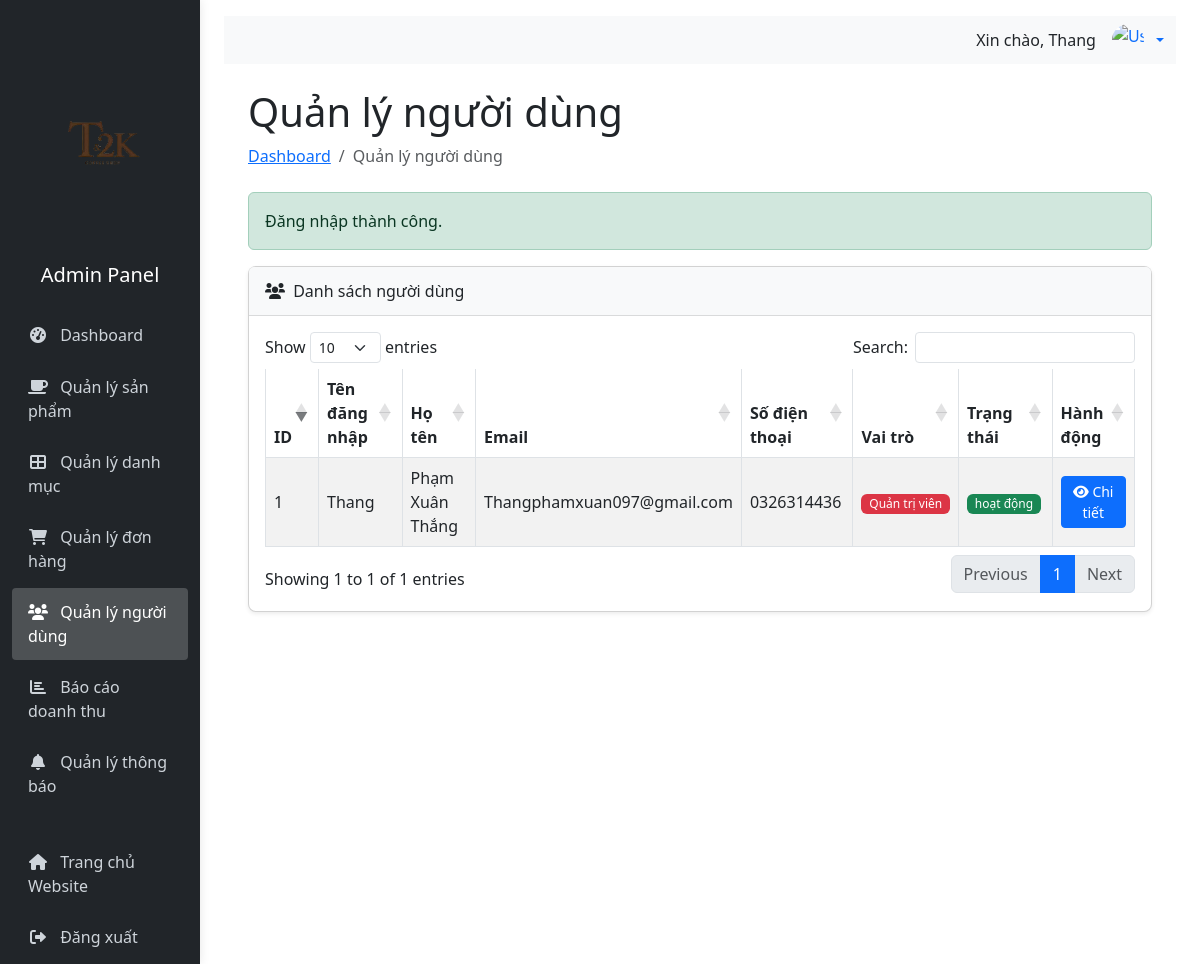
Page /admin/users (signed in) on the committed database.
### tables this page shows
CREATE TABLE IF NOT EXISTS `users` (
  `user_id` int NOT NULL AUTO_INCREMENT,
  `username` varchar(50) NOT NULL,
  `password` varchar(255) NOT NULL,
  `email` varchar(100) NOT NULL,
  `full_name` varchar(100) NOT NULL,
  `phone_number` varchar(15) DEFAULT NULL,
  `role` varchar(20) NOT NULL DEFAULT 'khách hàng',
  `created_at` datetime DEFAULT CURRENT_TIMESTAMP,
  `last_login` datetime DEFAULT NULL,
  `status` varchar(20) DEFAULT 'hoạt động',
  PRIMARY KEY (`user_id`),
  UNIQUE KEY `username` (`username`),
  UNIQUE KEY `email` (`email`)
);

### app/Controllers/AdminController.php (called while the page is built, shortened)
<?php
require_once __DIR__ . '/../Models/User.php';
class AdminController {
    private $user;
    public function __construct($db) {
        $this->user = new User($db);
    }
    public function users() {
        $users = $this->user->readAll();
        require_once __DIR__ . '/../Views/admin/users/index.php';
    }
}

### app/Models/User.php (called while the page is built, shortened)
<?php
class User {
    private $conn;
    private $table_name = "users";
    public function __construct($db) {
        $this->conn = $db;
    }
    public function readAll() {
        $query = "SELECT * FROM " . $this->table_name . " ORDER BY user_id DESC";
        $stmt = $this->conn->prepare($query);
        $stmt->execute();
        return $stmt;
    }
}

### app/Views/admin/users/index.php (the view, shortened to what this page needs)
<div class="container-fluid px-4">
    <h1 class="mt-4">Quản lý người dùng</h1>
    <ol class="breadcrumb mb-4">
        <li class="breadcrumb-item"><a href="/admin">Dashboard</a></li>
        <li class="breadcrumb-item active">Quản lý người dùng</li>
    </ol>
    <?php if(isset($_SESSION['success'])): ?>
        <div class="alert alert-success">
            <?php echo $_SESSION['success']; unset($_SESSION['success']); ?>
        </div>
    <?php endif; ?>
    <div class="card mb-4">
        <div class="card-header">
            <i class="fas fa-users me-1"></i>
            Danh sách người dùng
        </div>
        <div class="card-body">
            <div class="table-responsive">
                <table class="table table-bordered table-striped" id="usersTable" width="100%" cellspacing="0">
                    <thead>
                        <tr>
                            <th>ID</th>
                            <th>Tên đăng nhập</th>
                            <th>Họ tên</th>
                            <th>Email</th>
                            <th>Số điện thoại</th>
                            <th>Vai trò</th>
                            <th>Trạng thái</th>
                            <th>Hành động</th>
                        </tr>
                    </thead>
                    <tbody>
                        <?php if($users->rowCount() > 0): ?>
                            <?php while($user = $users->fetch(PDO::FETCH_ASSOC)): ?>
                                <tr>
                                    <td><?php echo $user['user_id']; ?></td>
                                    <td><?php echo $user['username']; ?></td>
                                    <td><?php echo $user['full_name']; ?></td>
                                    <td><?php echo $user['email']; ?></td>
                                    <td><?php echo $user['phone_number']; ?></td>
                                    <td>
                                        <span class="badge <?php echo $user['role'] === 'admin' ? 'bg-danger' : 'bg-primary'; ?>">
                                            <?php echo $user['role'] === 'admin' ? 'Quản trị viên' : 'Người dùng'; ?>
                                        </span>
                                    </td>
                                    <td>
                                        <span class="badge <?php echo $user['status'] === 'hoạt động' ? 'bg-success' : 'bg-secondary'; ?>">
                                            <?php echo $user['status']; ?>
                                        </span>
                                    </td>
                                    <td>
                                        <a href="/admin/users/<?php echo $user['user_id']; ?>" class="btn btn-primary btn-sm">
                                            <i class="fas fa-eye"></i> Chi tiết
                                        </a>
                                    </td>
                                </tr>
                            <?php endwhile; ?>
                        <?php else: ?>
                            <tr>
                                <td colspan="8" class="text-center">Không có dữ liệu người dùng</td>
                            </tr>
                        <?php endif; ?>
                    </tbody>
                </table>
            </div>
        </div>
    </div>
</div>
<?php
require_once __DIR__ . "/../layouts/admin_layout.php";
?>

### public/css/admin.css (style rules this page uses)
.card { border-radius: 0.5rem; box-shadow: 0 0.125rem 0.25rem rgba(0, 0, 0, 0.075); margin-bottom: 1.5rem; }
.card-header { background-color: #f8f9fa; border-bottom: 1px solid rgba(0, 0, 0, 0.125); padding: 0.75rem 1rem; }
.table th { font-weight: 600; border-top: none; }
.table td { vertical-align: middle; }
.badge { font-weight: 500; padding: 0.35em 0.65em; }

### rows in the picture
users: user_id "1", username "Thang", full_name "Phạm Xuân Thắng", email "Thangphamxuan097@gmail.com", phone_number "0326314436", role "Quản trị viên", status "hoạt động"

### other values in the picture
$_SESSION['username'] "Thang"
$_SESSION['success'] "Đăng nhập thành công."
